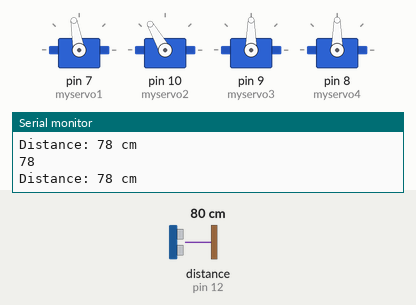
The sketch below on a simulated Arduino Uno, built with avr-gcc and run on an emulated ATmega328P. Parts: 4 × servo, the last lines printed to the serial monitor. Wiring (inferred from the names in the program): ultrasonic range finder: trigger pin 4; echo pin 12. Inputs (shaded band) come from the test bench; at power-on: distance to the obstacle (sensor on pin 12) 80 cm. The echo pulse lasts 58.3 µs per cm.

Above: at 2.2 s.
2.3 s: distance to the obstacle (sensor on pin 12) set to 26 cm
3.8 s: distance to the obstacle (sensor on pin 12) set to 22 cm
At 4.97 s:
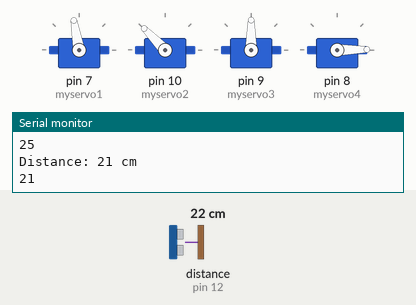
6.8 s: distance to the obstacle (sensor on pin 12) set to 2 cm
12.8 s: distance to the obstacle (sensor on pin 12) set to 18 cm
At 13.43 s:
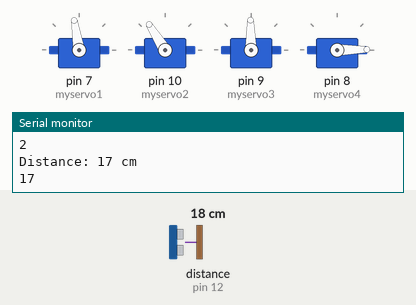
15.8 s: distance to the obstacle (sensor on pin 12) set to 35 cm
At 16.16 s:
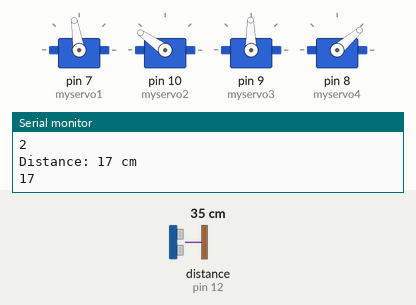
18.8 s: distance to the obstacle (sensor on pin 12) set to 4 cm
At 20.02 s:
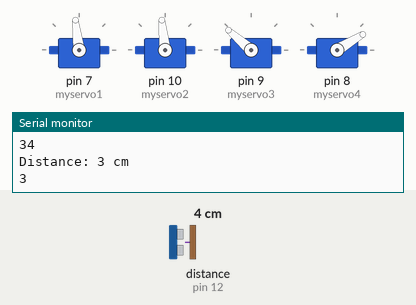
Timing chart, 0 to 22.8 s (numbered marks = the images above; inputs shaded):
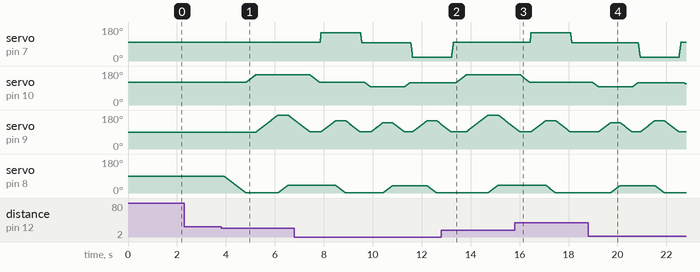

The sketch:

3_2_detection_handling.ino
```cpp
#include <Servo.h>
Servo myservo1;
Servo myservo2;
Servo myservo3;
Servo myservo4;
int pos1=100, pos2=120, pos3=90, pos4=90;  //Angle values at the initial state of the mechanical arm

#define trigPin 4
#define echoPin 12
long duration, distance; //Variable

void setup()
{
  Serial.begin(9600);
  pinMode(trigPin, OUTPUT);
  pinMode(echoPin, INPUT);
  //Initialize the mechanical arm
  myservo1.attach(7);
  myservo2.attach(10);
  myservo3.attach(9);
  myservo4.attach(8);
  //Initialize the angle value of the mechanical arm
  myservo1.write(pos1);
  myservo2.write(pos2);
  myservo3.write(pos3);
  myservo4.write(pos4);
  delay(1000);
}

void loop()
{
  int val = distance_value(); //Read the distance value detected by the ultrasonic module
  Serial.println(val);
  // If nearby goods is detected
  if(val < 11) {
    pos4 = myservo4.read();
    for(; pos4>0; pos4--) {
      myservo4.write(pos4); //Open the mechanical claw
      delay(10);  //Adjust the rotation speed of the steering gear
    }
    pos2 = myservo2.read();
    for(; pos2>95; pos2--) {
      myservo2.write(pos2); //Swing the rod connecting the left steering gear forward
      delay(10);  //Adjust the rotation speed of the steering gear
    }
    pos3 = myservo3.read();
    for(;pos3<140;pos3++) {
      myservo3.write(pos3); //Swing the rod connecting the right steering gear forward
      delay(10);  //Adjust the rotation speed of the steering gear
    }
    pos4 = myservo4.read();
    for(; pos4<40; pos4++) {
      myservo4.write(pos4); //Grab
      delay(10);  //Adjust the rotation speed of the steering gear
    }
    pos3 = myservo3.read();
    for(;pos3>90;pos3--) {
      myservo3.write(pos3); //Lift
      delay(10);  //Adjust the rotation speed of the steering gear
    }
    pos2 = myservo2.read();
    for(; pos2<120; pos2++) {
      myservo2.write(pos2); //Swing the rod connecting the left steering gear forward

      delay(10);  //Adjust the rotation speed of the steering gear
    }
    pos1 = myservo1.read();
    for(;pos1>20;pos1--) {
      myservo1.write(pos1); //Turn to the right
      delay(1);  //Adjust the rotation speed of the steering gear
    }
    pos3 = myservo3.read();
    for(;pos3<150;pos3++) {
      myservo3.write(pos3); //Swing the rod connecting the right steering gear forward
      delay(10);  //Adjust the rotation speed of the steering gear
    }
    pos4 = myservo4.read();
    for(; pos4>0; pos4--) {
      myservo4.write(pos4); //Open the mechanical claw
      delay(10);  //Adjust the rotation speed of the steering gear
    }
    pos3 = myservo3.read();
    for(;pos3>90;pos3--) {
      myservo3.write(pos3); //Lift
      delay(10);  //Adjust the rotation speed of the steering gear
    }
    pos1 = myservo1.read();
    for(;pos1<100;pos1++) {
      myservo1.write(pos1); //Turn to the middle
      delay(1);  //Adjust the rotation speed of the steering gear
    }

  }

  //Detected goods that are relatively far away
  if((val > 11) && (val < 23)) {
    pos4 = myservo4.read();
    for(; pos4>0; pos4--) {
      myservo4.write(pos4); //Open the mechanical claw
      delay(10);  //Adjust the rotation speed of the steering gear
    }
    pos2 = myservo2.read();
    for(; pos2<160; pos2++) {
      myservo2.write(pos2); //Swing the rod connecting the left steering gear forward
      delay(10);  //Adjust the rotation speed of the steering gear
    }
    pos3 = myservo3.read();
    for(;pos3<180;pos3++) {
      myservo3.write(pos3); //Swing the rod connecting the right steering gear forward
      delay(10);  //Adjust the rotation speed of the steering gear
    }

    pos4 = myservo4.read();
    for(; pos4<42; pos4++) {
      myservo4.write(pos4); //Grab
      delay(10);  //Adjust the rotation speed of the steering gear
    }
    pos3 = myservo3.read();
    for(;pos3>90;pos3--) {
      myservo3.write(pos3); //Lift
      delay(10);  //Adjust the rotation speed of the steering gear
    }
    pos2 = myservo2.read();
    for(; pos2>120; pos2--) {
      myservo2.write(pos2); //Swing the rod connecting the left steering gear forward
      delay(10);  //Adjust the rotation speed of the steering gear
    }
    pos1 = myservo1.read();
    for(;pos1<150;pos1++) {
      myservo1.write(pos1); //Turn to the left
      delay(1);  //Adjust the rotation speed of the steering gear
    }
    pos3 = myservo3.read();
    for(;pos3<150;pos3++) {
      myservo3.write(pos3); //Swing the rod connecting the right steering gear forward
      delay(10);  //Adjust the rotation speed of the steering gear
    }
    pos4 = myservo4.read();
    for(; pos4>0; pos4--) {
      myservo4.write(pos4); //Open the mechanical claw
      delay(10);  //Adjust the rotation speed of the steering gear
    }
    pos3 = myservo3.read();
    for(;pos3>90;pos3--) {
      myservo3.write(pos3); //Lift
      delay(10);  //Adjust the rotation speed of the steering gear
    }
    pos1 = myservo1.read();
    for(;pos1>96;pos1--) {
      myservo1.write(pos1); //Turn to the middle
      delay(1);  //Adjust the rotation speed of the steering gear
    }
  }

}

//Sub function, ultrasonic ranging
int distance_value() {
  //The ultrasonic sensor emits a signal
  digitalWrite(trigPin, HIGH);
  delayMicroseconds(10);
  digitalWrite(trigPin, LOW);
  //The ultrasonic sensor receives the returned signal, and the time from emitting the signal to receiving the signal is assigned to duration
  duration = pulseIn(echoPin, HIGH);
  //Calculate the distance in centimeters, and the speed of sound is 0.034cm/ms
  distance = duration * 0.034 / 2;
  Serial.print("Distance: ");
  Serial.print(distance);
  Serial.println(" cm");
  delay(100);
  return distance;  //Return the detected distance value
}
```

Measured:
- the behaviour switches between 24 and 23 cm on distance to the obstacle (sensor on pin 12) (found by bisection; images 0 and 1)
- after the input at 3.8 s, servo on pin 10 (myservo2): moves from 120° to 159° over 0.38 s, starting after 1.0 s; servo on pin 9 (myservo3): rises from 90° to 179° in 0.88 s, then falls to 155° in 0.67 s
- after the input at 12.8 s, servo on pin 7 (myservo1): goes on until 13.3 s, then stays 99°
- after the input at 15.8 s, servo on pin 10 (myservo2): goes on until 16.4 s, then stays 121°
- after the input at 18.8 s, servo on pin 8 (myservo4): rises from 1° to 39° in 0.36 s, then falls to 1° in 1.8 s
- by itself, servo on pin 7 (myservo1): rises from 100° to 149° in 0.03 s, then falls to 21° in 3.7 s
